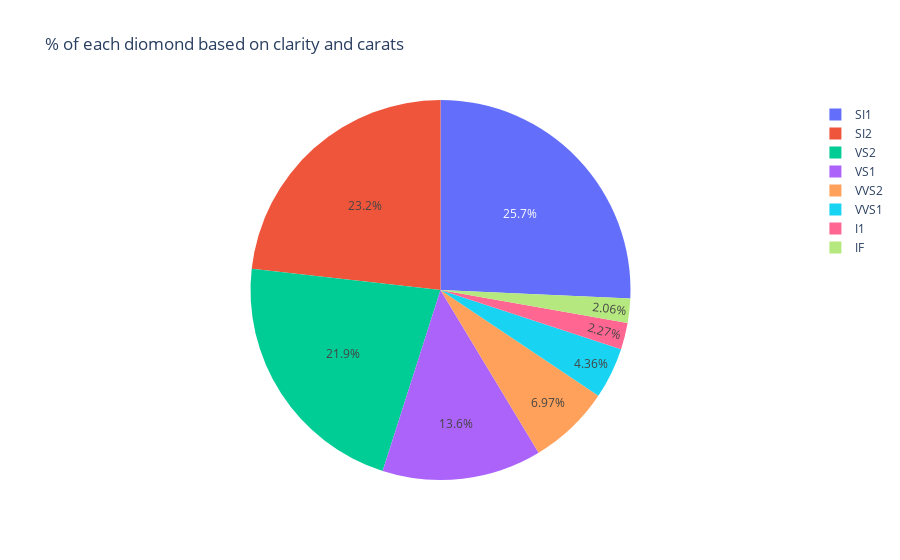

Here is the notebook cell this chart was saved with:
### Code cell
## avg caract by volume and percentage of them in our dataframe


fig = px.pie(diamonds_df,
             values='carat',
             names='clarity',
             title='% of each diomond based on clarity and carats')
fig.show()

### Figure 1 — Plotly figure (JSON) as saved in the notebook; plotly's stock layout.template omitted (floating-point values rounded to 4 significant figures; data arrays with more than 128 entries replaced by an {"elided": "..."} marker saying what was removed)
{"data": [{"domain": {"x": [0, 1], "y": [0, 1]}, "hovertemplate": "clarity=%{label}<br>carat=%{value}<extra></extra>", "labels": {"elided": "40455 str values"}, "legendgroup": "", "name": "", "showlegend": true, "type": "pie", "values": {"elided": "40455 float values"}}], "layout": {"legend": {"tracegroupgap": 0}, "title": {"text": "% of each diomond based on clarity and carats"}}}
